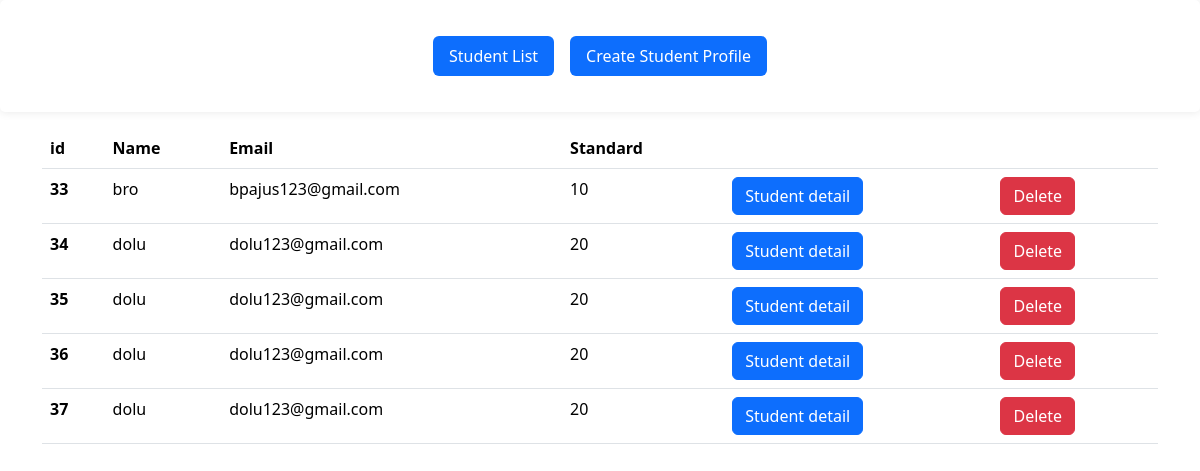
/student_list, run on an earlier commit of the app's database.
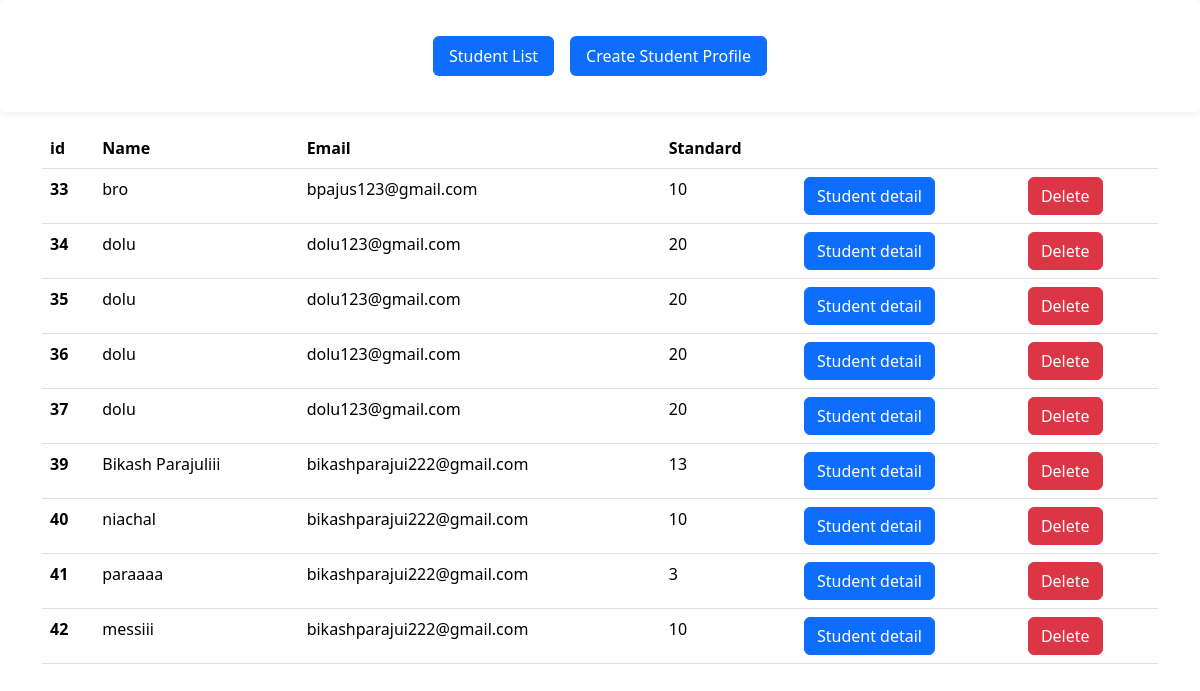
And on a later commit of the database.
### grading_tool/models.py (models this page shows, shortened)
class Student_profile(models.Model):
    student_name = models.CharField(max_length=250)
    student_age = models.IntegerField()
    student_rollno = models.IntegerField()
    student_address = models.CharField(max_length=250)
    student_contact = models.IntegerField()
    student_email = models.CharField(blank=True, null=True, max_length=250)
    student_standard = models.IntegerField()
    student_photo = models.ImageField(upload_to='student_photos/', null=True, blank=True)

### grading_tool/views.py (the view)
# urls.py: path('student_list', StudentListView.as_view(),name='student_list'),
class StudentListView(ListView):
    model = Student_profile
    template_name = 'student_list.html'
    context_object_name = 'students'
    def get_queryset(self):
        qs = Student_profile.objects.all()
        return qs

### grading_tool/templates/student_list.html (shortened to what this page needs)
{% extends 'base.html' %}
{% block content %}
  <div class="container table mt-3">
     <table class="table">
       <thead>
              <tr>
                <th scope="col">id</th>
                <th scope="col">Name</th>
                <th scope="col">Email</th>
                <th scope="col">Standard</th>
                <th scope="col"></th>
              </tr>
       </thead>
         <tbody>
            {% for student in students %}
              <tr>
                <th scope="row">{{student.id}}</th>
                <td>{{ student.student_name }}</td>
                <td>{{ student.student_email }}</td>
                <td>{{ student.student_standard }}</td>
                <td> <a href="{% url 'detail' student.id %}" class="btn btn-primary">Student detail</a></td>
                <td> <a href="{% url 'delete' student.id %}" class="btn btn-danger">Delete</a></td>
              </tr>
              {% endfor %}
         </tbody>
     </table>
  </div>
 {% endblock %}

### grading_tool/templates/base.html (shortened to what this page needs)
{% load i18n django_bootstrap5 %}
{% load static %}
<!DOCTYPE html>
<html>
<head>
    <link href="https://cdn.jsdelivr.net/npm/bootstrap@5.3.2/dist/css/bootstrap.min.css" rel="stylesheet">
    <link rel="stylesheet" type="text/css" href="{% static 'base.css' %}">
</head>
<body>
        <div class="headerrr">
          <div class="container">
            <header class="d-flex justify-content-center py-3">
              <ul class="nav nav-pills">
               <li class="nav-item"><a href="{% url 'student_list' %}" class="nav-link active" aria-current="page">Student List</a></li>
               <li class="nav-item ms-3"><a href="{% url 'create_profile' %}" class="nav-link active">Create Student Profile</a></li>
              </ul>
            </header>
          </div>
        </div>
    {% block content %}
    {% endblock %}
</body>
</html>

### grading_tool/static/base.css (style rules this page uses)
.headerrr { background-color: #fff; padding: 20px; border-radius: 5px; box-shadow: 0 0 10px rgba(0, 0, 0, 0.1); }

What changed in the data, as far as the page shows it:
added Student_profile: id "39", student_name "Bikash Parajuliii", student_email "bikashparajui222@gmail.com", student_standard "13"
added Student_profile: id "40", student_name "niachal", student_email "bikashparajui222@gmail.com", student_standard "10"
added Student_profile: id "41", student_name "paraaaa", student_email "bikashparajui222@gmail.com", student_standard "3"
added Student_profile: id "42", student_name "messiii", student_email "bikashparajui222@gmail.com", student_standard "10"
